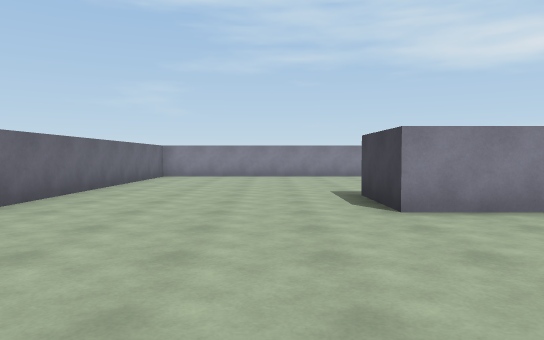
View 1 (above)

19 first-person views from a walk through a Unity game level. The camera is 1.3 m above the floor, tilts 2° down and sees 70° across. The floor is counted in squares, 2 m on a side. Each view is taken from the middle of a square. On the plan, view 1 faces up. The plan holds only what a view shows up to about 11 squares ahead; the rest is blank. The place goes on beyond the plan. The player is left out.

View 2
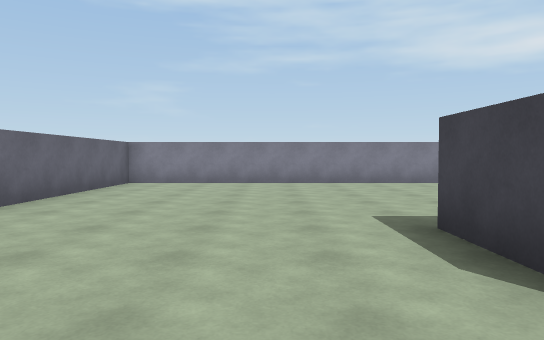

View 3
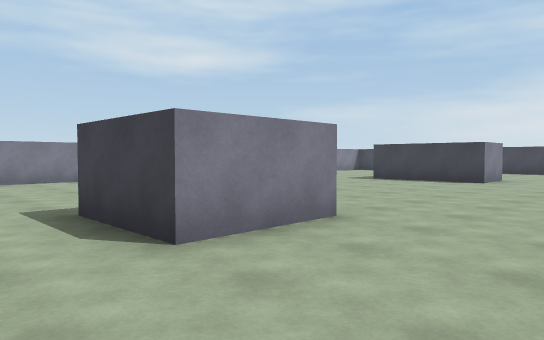

View 4
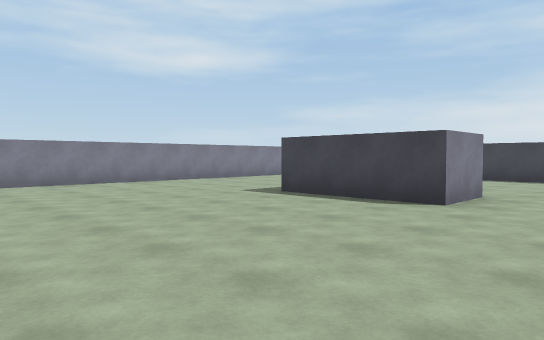

View 5
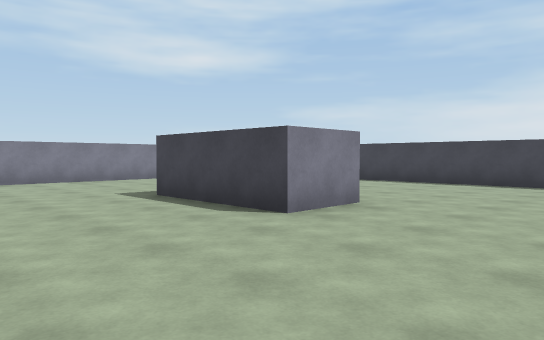

View 6
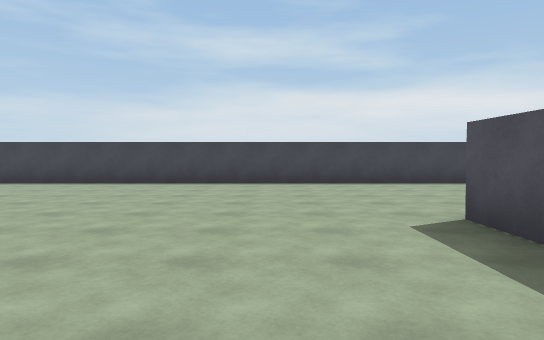

View 7
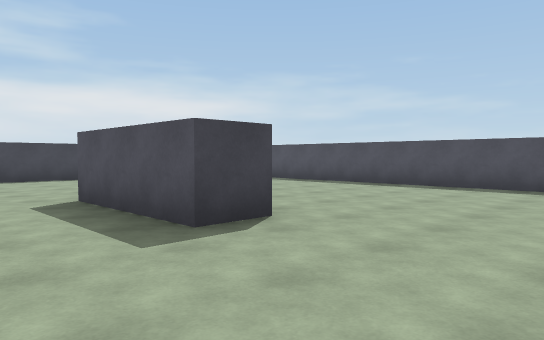

View 8
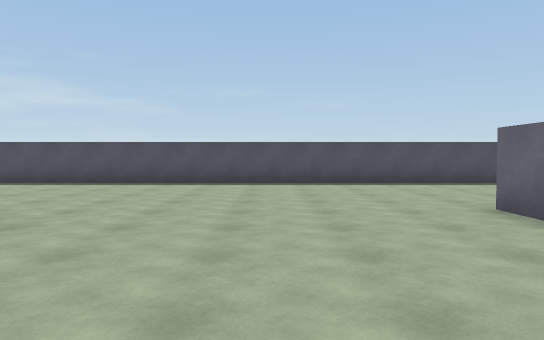

View 9
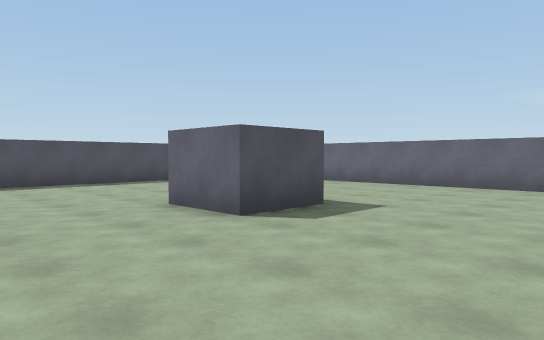

View 10
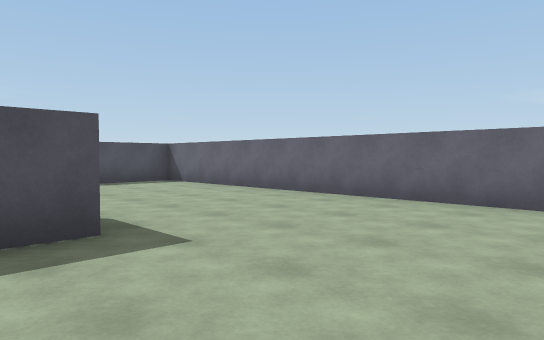

View 11
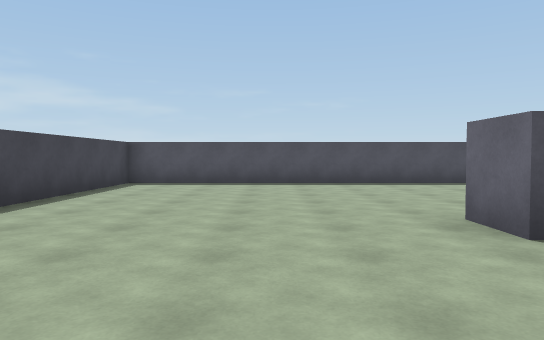

View 12
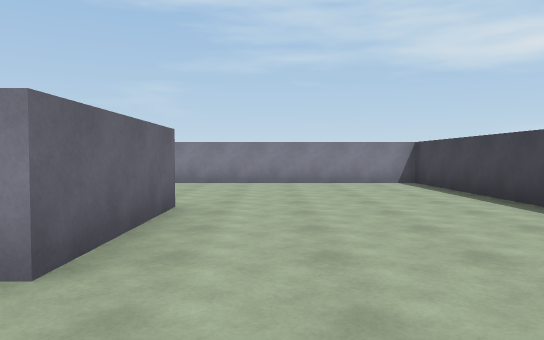

View 13
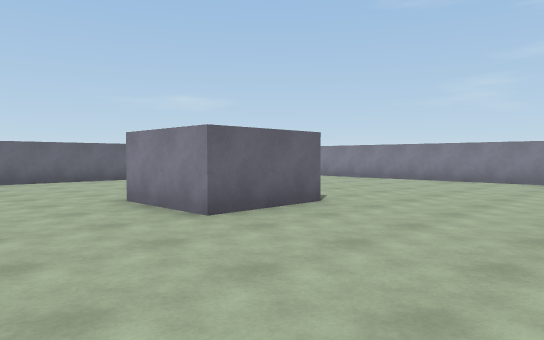

View 14
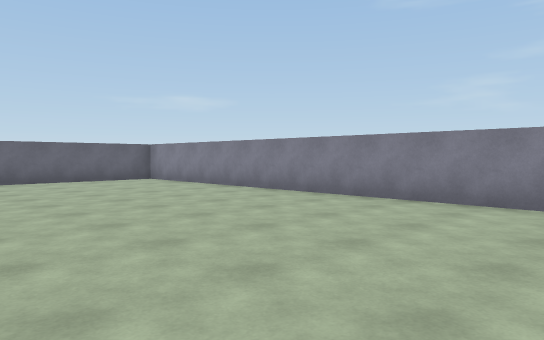

View 15
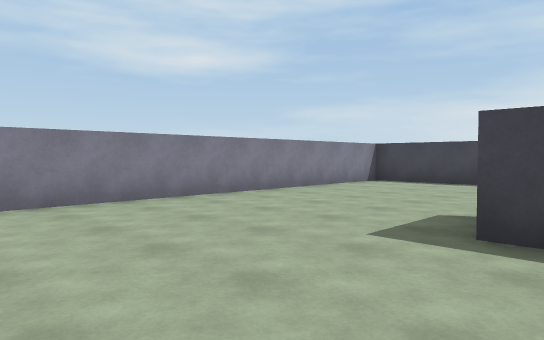

View 16
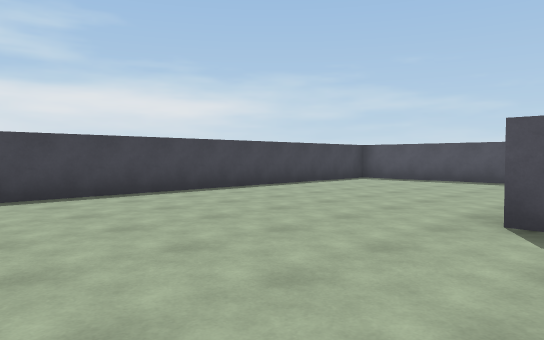

View 17
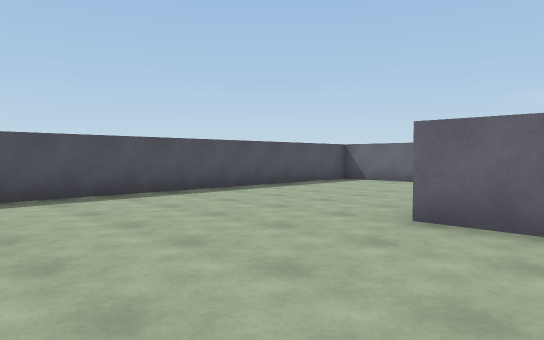

View 18
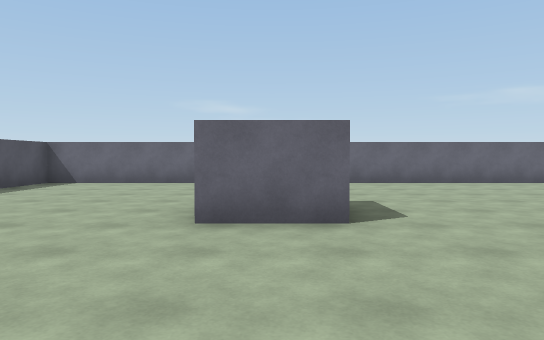

View 19
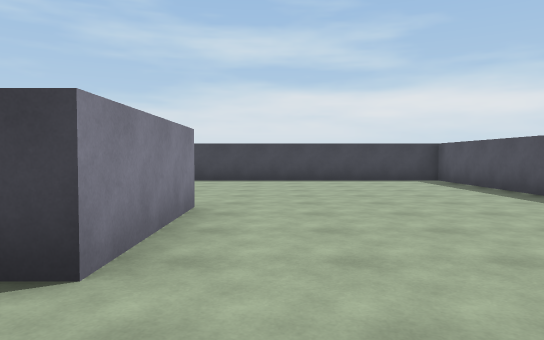

### Floor plan
Points are (right, up) in squares from view 1. A wall is a line through its corners. A room is listed if a view was taken in it or the views show most of it. See-through windows are left out.
Room 1 (views 1, 2, 3, 4, 5, 6, 7, 8, 9, 10, 11, 12, 13, 14, 15, 16, 17, 18, 19)
walls: (3.5, 6.5) (3.5, 4.5) (1.5, 4.5) (1.5, 6.5); (8, -1) (11, -1) (11, -2) (8, -2) (8, -1); (0.6, -1.2) (2.2, -1.2) (2.2, -2.8); (11.8, 7.9) (11.8, 5) (10.3, 5) (10.3, 8); (-3.5, 12.5) (-3.5, -7.5) (16.5, -7.5) (16.5, 12.5) (-3.5, 12.5)

Where each view was taken, in squares from view 1:
view 1: 0 up, 0 right, facing up
view 2: 3 up, 0 right, facing up
view 3: 2 up, 0 right, facing up-right
view 4: 3 up, 5 right, facing up-right
view 5: 2 up, 7 right, facing up-right
view 6: 1 up, 7 right, facing right
view 7: 1 up, 5 right, facing down-right
view 8: 2 up, 5 right, facing down
view 9: 2 up, 5 right, facing down-left
view 10: 2 up, 2 right, facing down-left
view 11: 2 up, 13 right, facing down
view 12: 3 up, 13 right, facing up
view 13: 2 up, 7 right, facing up-left
view 14: 7 up, 7 right, facing up-left
view 15: 7 up, 7 right, facing up-right
view 16: 3 up, 10 right, facing down-right
view 17: 1 down, 6 right, facing down-left
view 18: 2 down, 6 right, facing left
view 19: 3 down, 6 right, facing right
